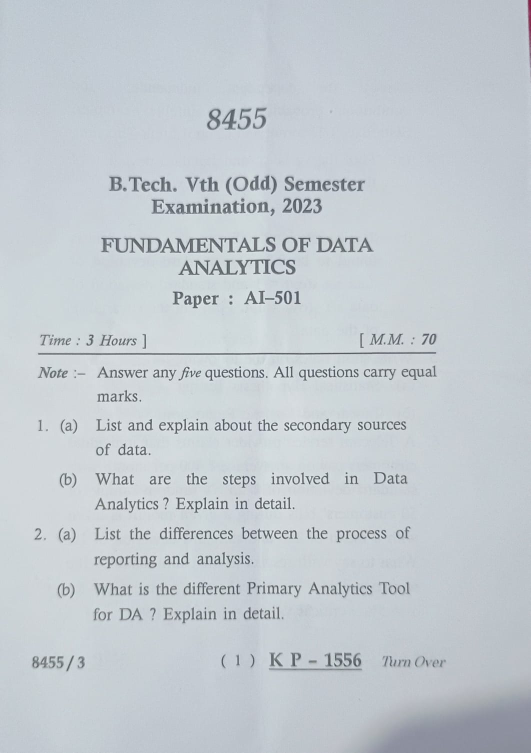
#> input picture notes_ai/uploads/note.jpg, 1061 x 1505 px (shown at 1/2 size)
$ python -i image_processor.py   (imports and definitions only)
#> lines starting #> are read from the running program, lines starting #| are printed output that depends on the picture; after the words box and inside, x2 and y2 are one past the last pixel; in counts of white or black regions, pixels touching at a corner belong together
# image_processor.py
"""
Image preprocessing to improve OCR accuracy
"""

import cv2
import numpy as np
from PIL import Image
import os

def enhance_image(image_path):
    """
    Enhance image for better OCR results
    - Increase contrast
    - Remove noise
    - Deskew (straighten)
    """
#> called with image_path = 'uploads/note.jpg'

    # Read image
    img = cv2.imread(image_path)
#> img is the input picture: shape (1505, 1061, 3); mean B, G, R 208.4, 202.5, 195.4

    if img is None:
        raise ValueError(f"Cannot read image: {image_path}")

    # Convert to grayscale
    gray = cv2.cvtColor(img, cv2.COLOR_BGR2GRAY)

    # Increase contrast using CLAHE
    clahe = cv2.createCLAHE(clipLimit=2.0, tileGridSize=(8, 8))
    contrast = clahe.apply(gray)
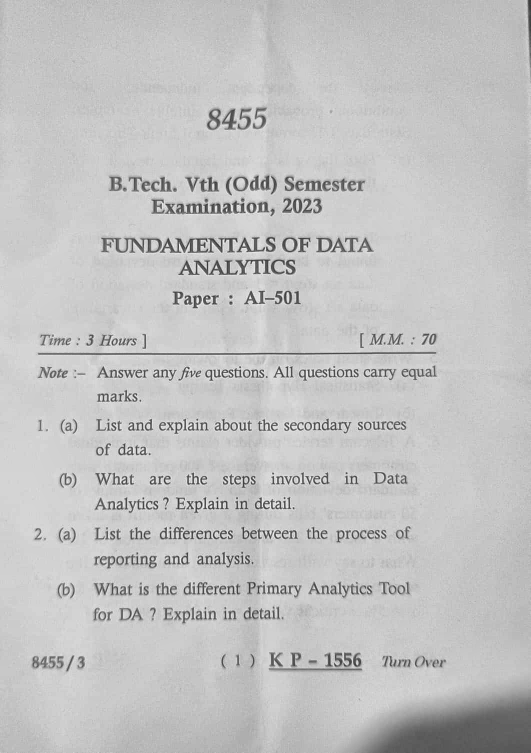
#> contrast: shape (1505, 1061) (shown at 1/2 size); min 41, max 254, mean 194.3

    # Denoise
    denoised = cv2.fastNlMeansDenoising(contrast, None, 10, 7, 21)

    # Threshold to make text clearer
    _, thresh = cv2.threshold(denoised, 0, 255, cv2.THRESH_BINARY + cv2.THRESH_OTSU)
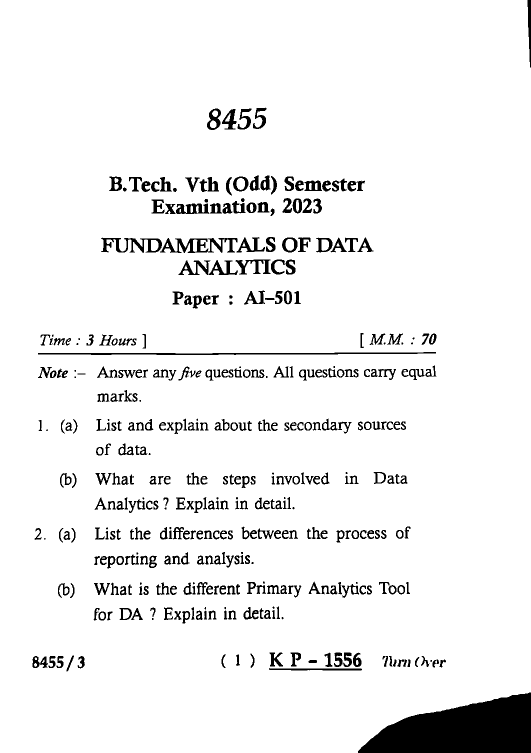
#> thresh: shape (1505, 1061) (shown at 1/2 size); 93.9% white; 401 black regions (41 under 20 px), largest, box (x1, y1, x2, y2) and area: (716, 1385, 1061, 1505) 27644, (76, 704, 872, 710) 2478, (320, 476, 475, 506) 1974

    # Save enhanced image
    enhanced_path = image_path.replace('.', '_enhanced.')
    cv2.imwrite(enhanced_path, thresh)

    print(f"✅ Image enhanced: {enhanced_path}")

    return enhanced_path

# [48 lines left out: functions detect_regions, extract_diagrams, not called in this run]

>>> result = enhance_image('uploads/note.jpg')
